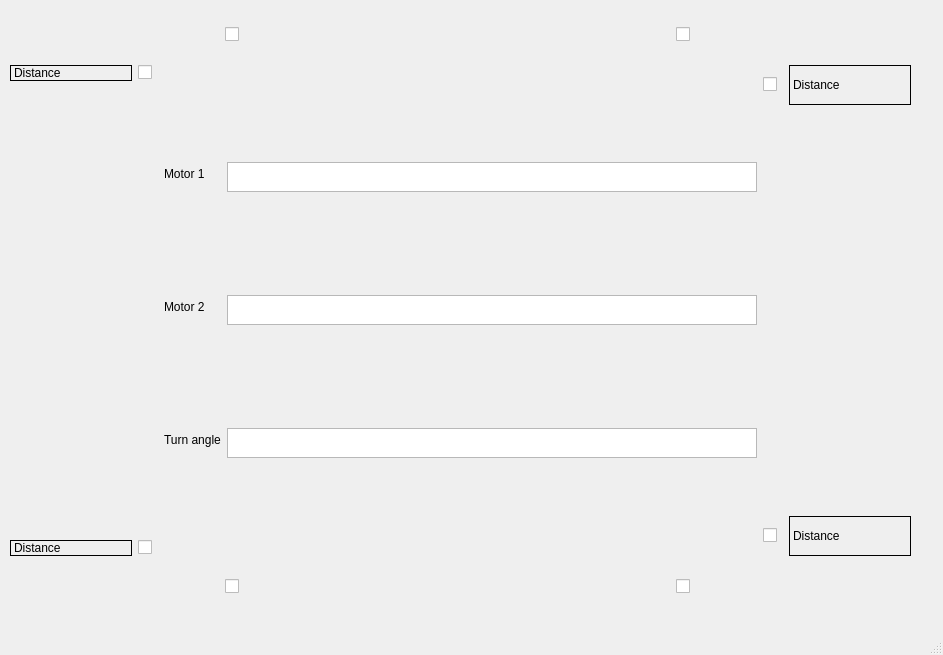
<?xml version="1.0" encoding="UTF-8"?>
<ui version="4.0">
 <class>MainWindow</class>
 <widget class="QMainWindow" name="MainWindow">
  <property name="geometry">
   <rect>
    <x>0</x>
    <y>0</y>
    <width>943</width>
    <height>655</height>
   </rect>
  </property>
  <property name="windowTitle">
   <string>MainWindow</string>
  </property>
  <widget class="QWidget" name="centralwidget">
   <widget class="QWidget" name="verticalLayoutWidget">
    <property name="geometry">
     <rect>
      <x>10</x>
      <y>10</y>
      <width>901</width>
      <height>601</height>
     </rect>
    </property>
    <layout class="QVBoxLayout" name="verticalLayout" stretch="1,10,1">
     <item>
      <layout class="QHBoxLayout" name="horizontalLayout" stretch="1,1,2,1,1">
       <item>
        <widget class="QLabel" name="lbl_spacer1">
         <property name="text">
          <string/>
         </property>
        </widget>
       </item>
       <item>
        <widget class="QCheckBox" name="chk_brake_1">
         <property name="maximumSize">
          <size>
           <width>20</width>
           <height>16777215</height>
          </size>
         </property>
         <property name="text">
          <string/>
         </property>
        </widget>
       </item>
       <item>
        <widget class="QLabel" name="lbl_spacer2">
         <property name="text">
          <string/>
         </property>
        </widget>
       </item>
       <item>
        <widget class="QCheckBox" name="chk_brake_2">
         <property name="maximumSize">
          <size>
           <width>20</width>
           <height>16777215</height>
          </size>
         </property>
         <property name="text">
          <string/>
         </property>
        </widget>
       </item>
       <item>
        <widget class="QLabel" name="lbl_spacer3">
         <property name="text">
          <string/>
         </property>
        </widget>
       </item>
      </layout>
     </item>
     <item>
      <layout class="QHBoxLayout" name="horizontalLayout_3" stretch="1,4,1">
       <item>
        <layout class="QVBoxLayout" name="verticalLayout_2" stretch="1,10,1">
         <item>
          <layout class="QHBoxLayout" name="horizontalLayout_5">
           <item>
            <widget class="QLabel" name="dist_b_l">
             <property name="layoutDirection">
              <enum>Qt::LeftToRight</enum>
             </property>
             <property name="autoFillBackground">
              <bool>false</bool>
             </property>
             <property name="frameShape">
              <enum>QFrame::Box</enum>
             </property>
             <property name="text">
              <string>Distance</string>
             </property>
            </widget>
           </item>
           <item>
            <widget class="QCheckBox" name="chk_b_l_blink">
             <property name="maximumSize">
              <size>
               <width>20</width>
               <height>16777215</height>
              </size>
             </property>
             <property name="text">
              <string/>
             </property>
            </widget>
           </item>
          </layout>
         </item>
         <item>
          <widget class="QLabel" name="lbl_spacer4">
           <property name="text">
            <string/>
           </property>
          </widget>
         </item>
         <item>
          <layout class="QHBoxLayout" name="horizontalLayout_6">
           <item>
            <widget class="QLabel" name="dist_f_l">
             <property name="frameShape">
              <enum>QFrame::Box</enum>
             </property>
             <property name="text">
              <string>Distance</string>
             </property>
            </widget>
           </item>
           <item>
            <widget class="QCheckBox" name="chk_f_l_blink">
             <property name="maximumSize">
              <size>
               <width>20</width>
               <height>16777215</height>
              </size>
             </property>
             <property name="text">
              <string/>
             </property>
            </widget>
           </item>
          </layout>
         </item>
        </layout>
       </item>
       <item>
        <layout class="QFormLayout" name="formLayout">
         <property name="fieldGrowthPolicy">
          <enum>QFormLayout::AllNonFixedFieldsGrow</enum>
         </property>
         <property name="rowWrapPolicy">
          <enum>QFormLayout::DontWrapRows</enum>
         </property>
         <item row="0" column="0">
          <widget class="QLabel" name="lblMotor1">
           <property name="text">
            <string>Motor 1</string>
           </property>
          </widget>
         </item>
         <item row="0" column="1">
          <widget class="QTextBrowser" name="txt_motor_1">
           <property name="maximumSize">
            <size>
             <width>16777215</width>
             <height>30</height>
            </size>
           </property>
          </widget>
         </item>
         <item row="1" column="0">
          <widget class="QLabel" name="lblMotor2">
           <property name="text">
            <string>Motor 2</string>
           </property>
          </widget>
         </item>
         <item row="1" column="1">
          <widget class="QTextBrowser" name="txt_motor_2">
           <property name="maximumSize">
            <size>
             <width>16777215</width>
             <height>30</height>
            </size>
           </property>
          </widget>
         </item>
         <item row="2" column="0">
          <widget class="QLabel" name="lblTurnAngle">
           <property name="text">
            <string>Turn angle</string>
           </property>
          </widget>
         </item>
         <item row="2" column="1">
          <widget class="QTextBrowser" name="txt_turn_angle">
           <property name="maximumSize">
            <size>
             <width>16777215</width>
             <height>30</height>
            </size>
           </property>
          </widget>
         </item>
        </layout>
       </item>
       <item>
        <layout class="QVBoxLayout" name="verticalLayout_3" stretch="1,10,1">
         <item>
          <layout class="QHBoxLayout" name="horizontalLayout_7">
           <item>
            <widget class="QCheckBox" name="chk_b_r_blink">
             <property name="maximumSize">
              <size>
               <width>20</width>
               <height>16777215</height>
              </size>
             </property>
             <property name="text">
              <string/>
             </property>
            </widget>
           </item>
           <item>
            <widget class="QLabel" name="dist_b_r">
             <property name="frameShape">
              <enum>QFrame::Box</enum>
             </property>
             <property name="text">
              <string>Distance</string>
             </property>
            </widget>
           </item>
          </layout>
         </item>
         <item>
          <widget class="QLabel" name="lbl_spacer5">
           <property name="text">
            <string/>
           </property>
          </widget>
         </item>
         <item>
          <layout class="QHBoxLayout" name="horizontalLayout_8">
           <item>
            <widget class="QCheckBox" name="chk_f_r_blink">
             <property name="maximumSize">
              <size>
               <width>20</width>
               <height>16777215</height>
              </size>
             </property>
             <property name="text">
              <string/>
             </property>
            </widget>
           </item>
           <item>
            <widget class="QLabel" name="dist_f_r">
             <property name="frameShape">
              <enum>QFrame::Box</enum>
             </property>
             <property name="text">
              <string>Distance</string>
             </property>
            </widget>
           </item>
          </layout>
         </item>
        </layout>
       </item>
      </layout>
     </item>
     <item>
      <layout class="QHBoxLayout" name="horizontalLayout_4" stretch="1,1,2,1,1">
       <item>
        <widget class="QLabel" name="lbl_spacer8">
         <property name="text">
          <string/>
         </property>
        </widget>
       </item>
       <item>
        <widget class="QCheckBox" name="chk_light_1">
         <property name="sizePolicy">
          <sizepolicy hsizetype="Minimum" vsizetype="Minimum">
           <horstretch>0</horstretch>
           <verstretch>0</verstretch>
          </sizepolicy>
         </property>
         <property name="maximumSize">
          <size>
           <width>20</width>
           <height>16777215</height>
          </size>
         </property>
         <property name="text">
          <string/>
         </property>
        </widget>
       </item>
       <item>
        <widget class="QLabel" name="lbl_spacer6">
         <property name="text">
          <string/>
         </property>
        </widget>
       </item>
       <item>
        <widget class="QCheckBox" name="chk_light_2">
         <property name="maximumSize">
          <size>
           <width>20</width>
           <height>16777215</height>
          </size>
         </property>
         <property name="text">
          <string/>
         </property>
        </widget>
       </item>
       <item>
        <widget class="QLabel" name="lbl_spacer7">
         <property name="text">
          <string/>
         </property>
        </widget>
       </item>
      </layout>
     </item>
    </layout>
   </widget>
  </widget>
  <widget class="QMenuBar" name="menubar">
   <property name="geometry">
    <rect>
     <x>0</x>
     <y>0</y>
     <width>943</width>
     <height>21</height>
    </rect>
   </property>
  </widget>
  <widget class="QStatusBar" name="statusbar"/>
 </widget>
 <resources/>
 <connections/>
</ui>
